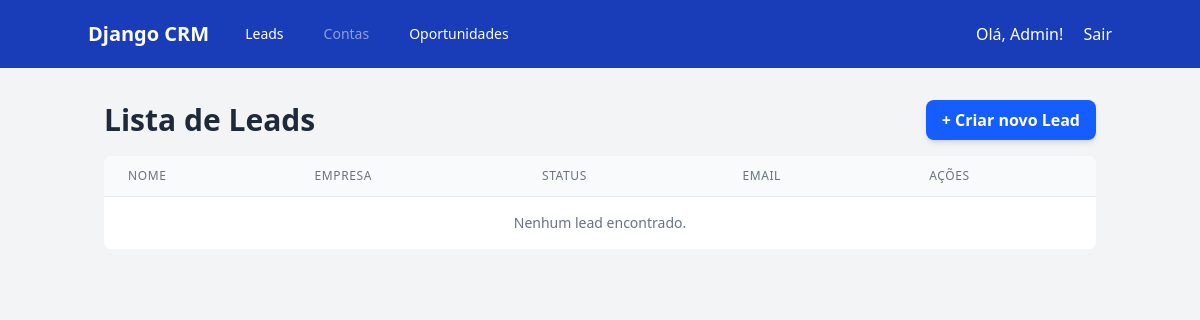
Before: /leads/ (signed in) with the older database file.
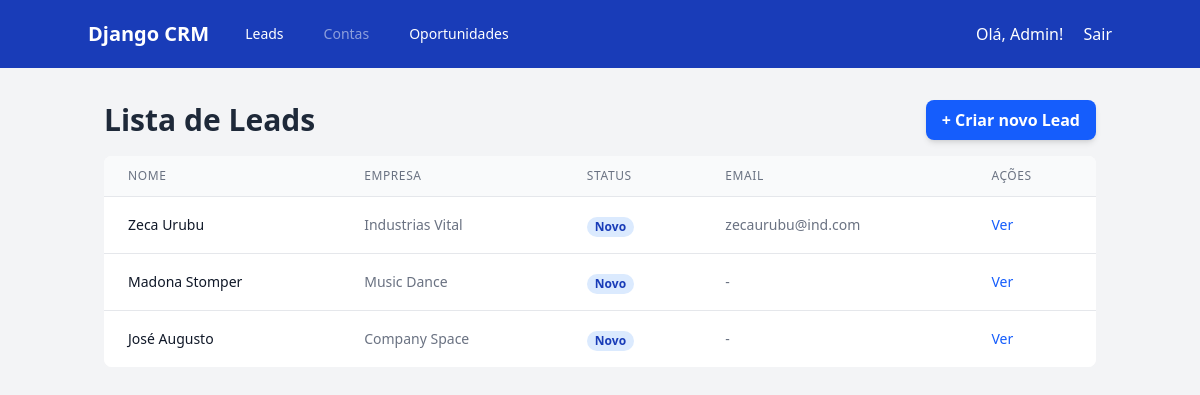
After: the same page with the newer database file.
### leads/models.py (models this page shows, shortened)
class Lead(models.Model):
    first_name = models.CharField(max_length=100, verbose_name="Nome")
    last_name = models.CharField(max_length=100, verbose_name="Sobrenome")
    company_name = models.CharField(max_length=255, blank=True, null=True, verbose_name="Empresa")
    email = models.EmailField(max_length=255, blank=True, null=True, verbose_name="Email")
    phone = models.CharField(max_length=20, blank=True, null=True, verbose_name="Telefone")
    STATUS_CHOICES = (
        ('novo', 'Novo'),
        ('contatado', 'Contatado'),
        ('qualificado', 'Qualificado'),
        ('perdido', 'Perdido'),
        ('convertido', 'Convertido'),
    )
    status = models.CharField(max_length=15, choices=STATUS_CHOICES, default='novo')
    owner = models.ForeignKey(
        settings.AUTH_USER_MODEL,
        on_delete=models.SET_NULL,
        null=True,
        blank=True,
        related_name="leads_owned",
        verbose_name="Dono do Lead"
    )
    created_at = models.DateTimeField(auto_now_add=True)
    updated_at = models.DateTimeField(auto_now=True)

### leads/views.py (the view)
# urls.py: path('', LeadListView.as_view(), name='list'),
class LeadListView(LoginRequiredMixin, ListView):
    model = Lead
    template_name = 'leads/lead_list.html'
    context_object_name = 'leads'
    def get_queryset(self):
        user = self.request.user
        if user.role == 'gerente':
            return Lead.objects.all().order_by('-created_at')
        else:
            return Lead.objects.filter(owner=user).order_by('-created_at')

### templates/leads/lead_list.html
{% extends 'base.html' %}
{% block content %}
    <div class="flex justify-between items-center mb-4">
        <h1 class="text-3xl font-bold text-gray-800">Lista de Leads</h1>
        <a href="{% url 'leads:create' %}" class="bg-blue-600 hover:bg-blue-700 text-white font-bold py-2 px-4 rounded-lg shadow-md transition duration-300">
            &#43; Criar novo Lead
        </a>
    </div>
    <div class="bg-white shadon-md rounded-lg overflow-hidden">
        <table class="min-w-full divide-y divide-gray-200">
            <thead class="bg-gray-50">
                <tr>
                    <th class="px-6 py-3 text-left text-xs font-medium text-gray-500 uppercase tracking-wider">Nome</th>
                    <th class="px-6 py-3 text-left text-xs font-medium text-gray-500 uppercase tracking-wider">Empresa</th>
                    <th class="px-6 py-3 text-left text-xs font-medium text-gray-500 uppercase tracking-wider">Status</th>
                    <th class="px-6 py-3 text-left text-xs font-medium text-gray-500 uppercase tracking-wider">Email</th>
                    <th class="px-6 py-3 text-left text-xs font-medium text-gray-500 uppercase tracking-wider">Ações</th>
                </tr>
            </thead>
            <tbody class="bg-white divide-y divide-gray-200">
                {% for lead in leads %}
                <tr class="hover:bg-gray-50">
                    <td class="px-6 py-4 whitespace-nowrap text-sm font-medium text-gray-900">
                        {{ lead.first_name }} {{ lead.last_name }}
                    </td>
                    <td class="px-6 py-4 whitespace-nowrap text-sm text-gray-500">
                        {{ lead.company_name|default:"-" }}
                    </td>
                    <td class="px-6 py-4 whitespace-nowrap">
                        <span class="px-2 inline-flex text-xs leading-5 font-semibold rounded-full
                            {% if lead.status == 'novo' %} bg-blue-100 text-blue-800
                            {% elif lead.status == 'qualificado' %} bg-green-100 text-green-800
                            {% elif lead.status == 'perdido' %} bg-red-100 text-red-800
                            {% else %} bg-gray-100 text-gray-800 {% endif %}">
                            {{ lead.get_status_display }}
                        </span>
                    </td>
                    <td class="px-6 py-4 whitespace-nowrap text-sm text-gray-500">
                        {{ lead.email|default:"-" }}
                    </td>
                    <td class="px-6 py-4 whitespace-nowrap text-sm font-medium">
                        <a href="{% url 'leads:detail' pk=lead.pk %}" class="text-blue-600 hover:text-blue-900">Ver</a>
                    </td>
                </tr>
                {% empty %}
                <tr>
                    <td colspan="5" class="px-6 py-4 text-center text-sm text-gray-500">
                        Nenhum lead encontrado.
                    </td>
                </tr>
                {% endfor %}
            </tbody>
        </table>
    </div>
{% endblock %}

Changed rows visible on the page:
added Lead: first_name "Zeca", last_name "Urubu", company_name "Industrias Vital", status "Novo", email "zecaurubu@ind.com"
now on this page (row edited): Lead: first_name "Madona", last_name "Stomper", company_name "Music Dance", status "Novo", email "-"
now on this page (row edited): Lead: first_name "José", last_name "Augusto", company_name "Company Space", status "Novo", email "-"
Other visible differences:
text no longer shown: "Nenhum lead encontrado."
